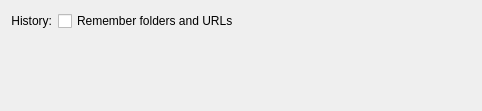
<?xml version="1.0" encoding="UTF-8"?>
<ui version="4.0">
 <class>AdvancedConfigPage</class>
 <widget class="QWidget" name="AdvancedConfigPage">
  <property name="geometry">
   <rect>
    <x>0</x>
    <y>0</y>
    <width>482</width>
    <height>111</height>
   </rect>
  </property>
  <layout class="QGridLayout" name="gridLayout">
   <item row="1" column="0" colspan="2">
    <spacer name="verticalSpacer">
     <property name="orientation">
      <enum>Qt::Vertical</enum>
     </property>
     <property name="sizeHint" stdset="0">
      <size>
       <width>20</width>
       <height>151</height>
      </size>
     </property>
    </spacer>
   </item>
   <item row="0" column="0">
    <widget class="QLabel" name="label_3">
     <property name="text">
      <string>History:</string>
     </property>
     <property name="alignment">
      <set>Qt::AlignRight|Qt::AlignTrailing|Qt::AlignVCenter</set>
     </property>
    </widget>
   </item>
   <item row="0" column="1">
    <layout class="QHBoxLayout" name="horizontalLayout">
     <item>
      <widget class="QCheckBox" name="kcfg_HistoryEnabled">
       <property name="text">
        <string>Remember folders and URLs</string>
       </property>
      </widget>
     </item>
     <item>
      <spacer name="horizontalSpacer_2">
       <property name="orientation">
        <enum>Qt::Horizontal</enum>
       </property>
       <property name="sizeHint" stdset="0">
        <size>
         <width>40</width>
         <height>20</height>
        </size>
       </property>
      </spacer>
     </item>
    </layout>
   </item>
  </layout>
 </widget>
 <resources/>
 <connections/>
</ui>
